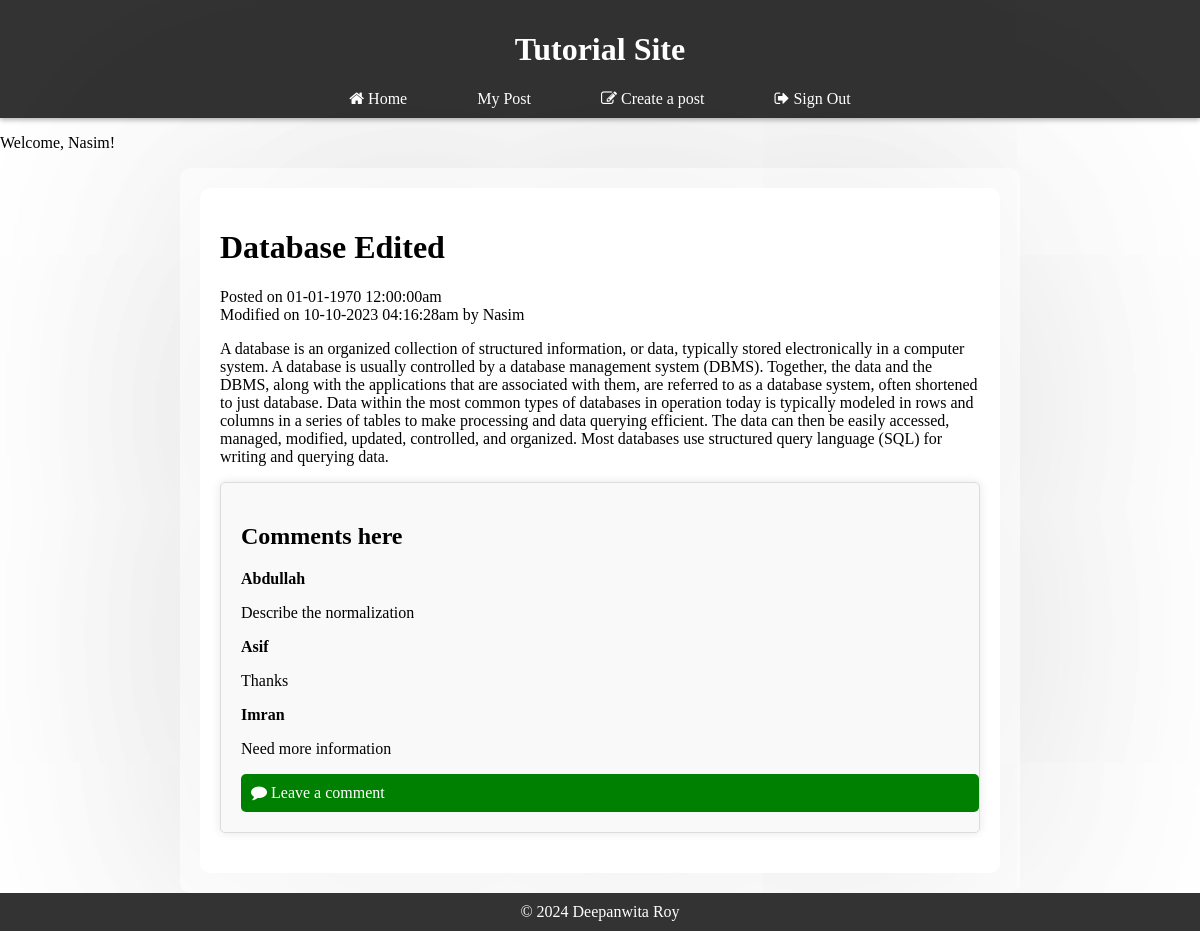
The app's page /article.php?id=21 (signed in) with its own data.
### tables this page shows
CREATE TABLE `posts` (
  `post_id` int(11) NOT NULL,
  `title` varchar(255) NOT NULL,
  `content` text NOT NULL,
  `user_id` int(11) NOT NULL,
  `time` int(255) NOT NULL,
  `edited_at` int(128) NOT NULL DEFAULT 0
);

CREATE TABLE `users` (
  `user_id` int(11) NOT NULL,
  `username` varchar(255) NOT NULL,
  `password` varchar(255) NOT NULL
);

CREATE TABLE `comments` (
  `comment_id` int(11) NOT NULL,
  `content` text NOT NULL,
  `post_id` int(11) NOT NULL,
  `user_id` int(11) NOT NULL
);

### article.php (the view, shortened to what this page needs)
<?php
include("db.php");
$sql = "SELECT posts.*, users.username FROM posts JOIN users ON posts.user_id = users.user_id WHERE post_id = {$_GET['id']}";
$res = mysqli_query($conn, $sql);
$data = mysqli_fetch_assoc($res);
$sql = "SELECT comments.content, users.username FROM comments JOIN users ON comments.user_id = users.user_id WHERE post_id = {$_GET['id']}";
$res = mysqli_query($conn, $sql);
$comment = [];
while($row = mysqli_fetch_assoc($res)){
    array_push($comment, $row);
}
$comment_string = "";
foreach($comment as $item){
    $comment_string .= "<div class='comment_template'>
                            <p class='comment_author'>
                                {$item['username']}
                            </p>
                            <p class='comment_body'>
                                {$item['content']}
                            </p>
                        </div>";
}
?>
<!DOCTYPE html>
<html lang="en">
<head>
</head>
<body>
    <?php
    include('header.php');?>
    <?php if (isset($_SESSION['user_id'])) : ?>
    <p class="w">Welcome, <?php echo $_SESSION['username']; ?>! <a href="logout.php" class="anc1"></a></p>
    <?php endif; ?>
<div class="container">
    <div class="container mt-5">
        <div class="row">
            <div class="col-md-8 offset-md-2">
                <h1 class="text-center"><?php echo $data['title']; ?></h1>
                <p class="text-center">
                    Posted on
                    <span class="">
                        <?php echo date("d-m-Y h:i:sa", $data['time']); ?>
                    </span>
                    <br>
                    <?php
                        if($data['edited_at'] != 0){
                            $m_date = date("d-m-Y h:i:sa", $data['edited_at']);
                            echo "Modified on
                            <span class=''>
                                $m_date
                            </span>";
                        }
                    ?>
                    by
                    <span class="font-weight-bold">
                        <?php echo $data['username']; ?>
                    </span>
                </p>
                <p class="text-justify"><?php echo $data['content']; ?></p>
                <div class="comment">
                    <h2>Comments here</h2>
                    <?php echo $comment_string; ?>
                    <a class="leavecomment" href="add_comment.php?id=<?php echo $data['post_id']; ?>">
                    <i class="fa fa-comment"></i>   Leave a comment
                </a>
                </div>
            </div>
        </div>
    </div>
                    </div>
</body>
</html>
<?php  include('footer.php');?>

### article.php (style rules this page uses)
.comment h2 { margin-top: 20px; margin-bottom: 20px; }
.comment_author { font-weight: bold; }
.comment_template p:nth-child(1) { font-weight: bold; margin-bottom: 5px; }
.container { max-width: 800px; margin: 0 auto; padding: 20px; background-color: #fff; border-radius: 10px; box-shadow: 0 4px 2000px rgba(0, 0, 0, 0.1); }
.leavecomment { display: block; width: 100%; padding: 10px; background-color: green; color: #fff; border: none; border-radius: 5px; cursor: pointer; text-decoration: none; }
.comment { border: 1px solid #ddd; padding: 20px; margin-bottom: 20px; background-color: #f9f9f9; border-radius: 5px; box-shadow: 0 0 10px rgba(0, 0, 0, 0.1); }

### header.php (style rules this page uses)
body, ul, li { margin: 0; padding: 0; list-style: none; }

### records on screen
posts: title "Database Edited", time "01-01-1970 12:00:00am", edited_at "10-10-2023 04:16:28am", user.username "Nasim", content "A database is an organized collection of structured information, or data, typically stored electronically in a computer system. A database is usually controlled by a database management system (DBMS). Together, the data and the DBMS, along with the applications that are associated with them, are referred to as a database system, often shortened to just database. Data within the most common types of databases in operation today is typically modeled in rows and columns in a series of tables to make processing and data querying efficient. The data can then be easily accessed, managed, modified, updated, controlled, and organized. Most databases use structured query language (SQL) for writing…"
comments: user.username "Abdullah", content "Describe the normalization"
comments: user.username "Asif", content "Thanks"
comments: user.username "Imran", content "Need more information"

### other values on screen
$_SESSION['username'] "Nasim"
